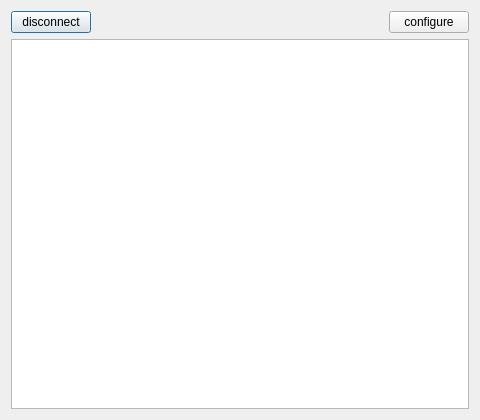
<?xml version="1.0" encoding="UTF-8"?>
<ui version="4.0">
 <class>MailDialog</class>
 <widget class="QDialog" name="MailDialog">
  <property name="geometry">
   <rect>
    <x>0</x>
    <y>0</y>
    <width>480</width>
    <height>420</height>
   </rect>
  </property>
  <property name="windowTitle">
   <string>Dialog</string>
  </property>
  <layout class="QGridLayout" name="gridLayout">
   <item row="0" column="0">
    <widget class="QPushButton" name="disconnectButton">
     <property name="text">
      <string>disconnect</string>
     </property>
    </widget>
   </item>
   <item row="0" column="1">
    <spacer name="horizontalSpacer">
     <property name="orientation">
      <enum>Qt::Horizontal</enum>
     </property>
     <property name="sizeHint" stdset="0">
      <size>
       <width>268</width>
       <height>20</height>
      </size>
     </property>
    </spacer>
   </item>
   <item row="0" column="2">
    <widget class="QPushButton" name="configButton">
     <property name="text">
      <string>configure</string>
     </property>
    </widget>
   </item>
   <item row="1" column="0" colspan="3">
    <widget class="QTableView" name="tableView"/>
   </item>
  </layout>
 </widget>
 <resources/>
 <connections/>
</ui>
